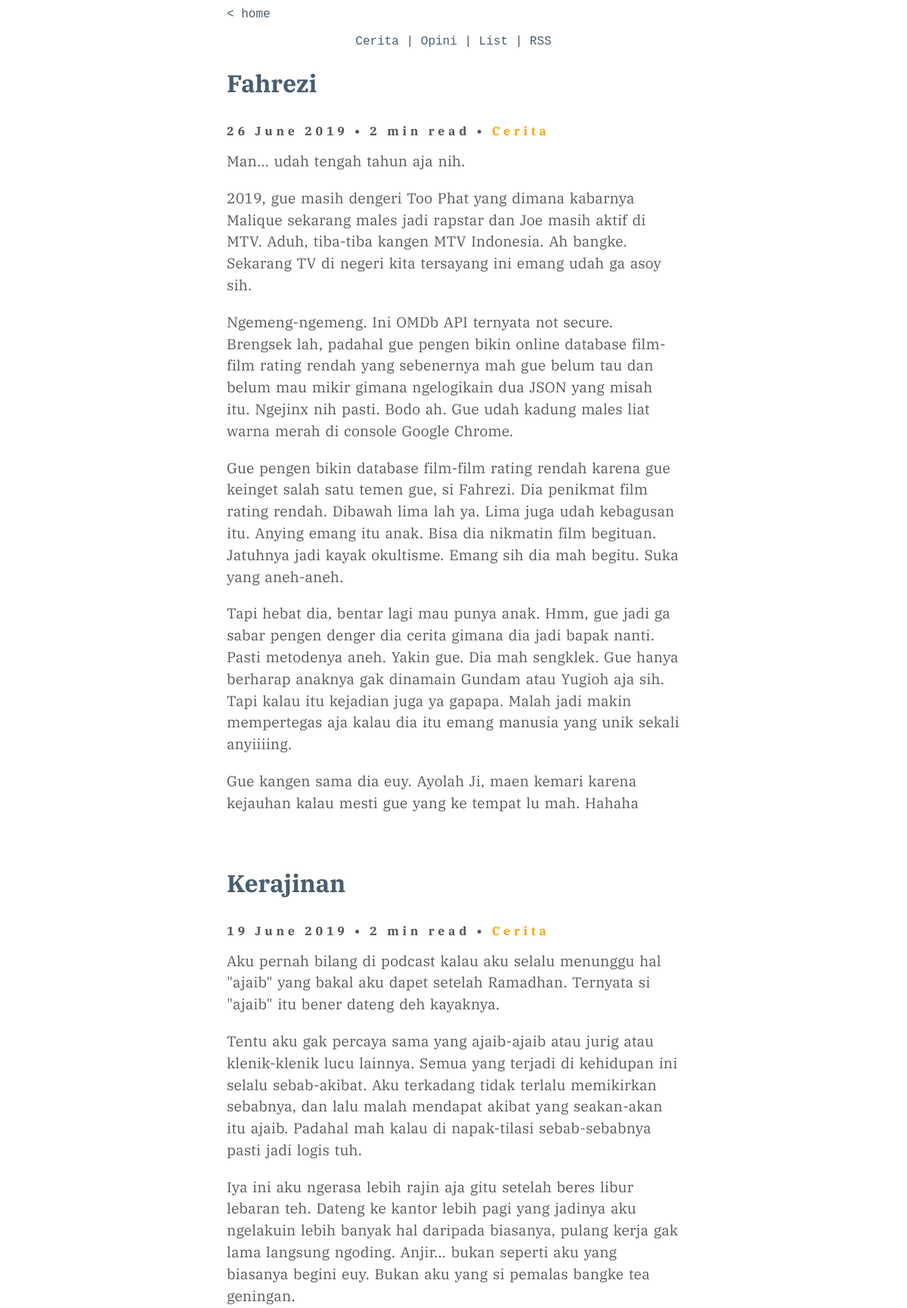
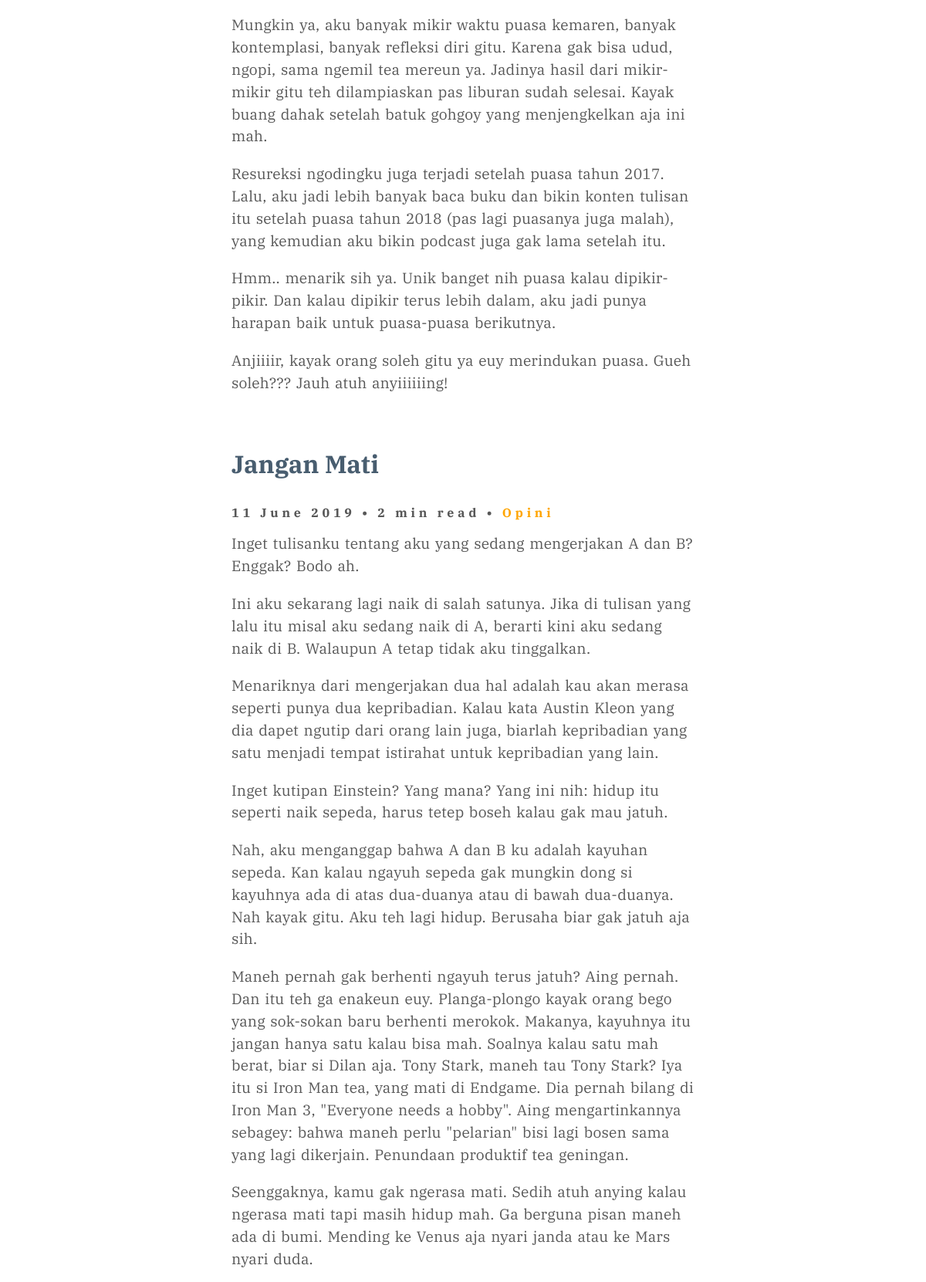
Screenshot of /blog.php (upper part) with the database file from the repository (2 pictures, top to bottom).
### tables this page shows
CREATE TABLE `blogpost` (
  `id` int(11) NOT NULL AUTO_INCREMENT,
  `judul` varchar(250) NOT NULL,
  `isi` text NOT NULL,
  `waktu` timestamp NOT NULL DEFAULT CURRENT_TIMESTAMP,
  `tag` varchar(20) NOT NULL,
  `slug` varchar(100) NOT NULL,
  PRIMARY KEY (`id`)
);

### app/functions/functions.php (called while the page is built, shortened)
<?php
function tampilkanBlogLimit() {
	global $link, $start, $perPage;
	$query = "SELECT * FROM blogpost ORDER BY id DESC LIMIT $start, $perPage";
	$result = mysqli_query($link, $query) or die ('gagal nampilin data blog');
	return $result;
}

### blog.php (the view, shortened to what this page needs)
<?php
require_once "app/templates/header.php";
$perPage   = 3;
$pageNow   = isset($_GET['page']) ? $_GET['page'] : 1;
$start     = ($pageNow > 1) ? ($pageNow * $perPage) - $perPage : 0;
$blogLimit = tampilkanBlogLimit();
?>
<div class="homelinkblog">
	<p><a href="<?=BASEURL;?>">&lt; home</a></p>
	<br>
	<center>
		<p><a href="post/tag/cerita">Cerita</a> | <a href="post/tag/opini">Opini</a> | <a href="postlist">List</a> | <a href="public/feed/rssblog">RSS</a></p>
	</center>
</div>
<?php
while($row = mysqli_fetch_assoc($blogLimit)):
$pecah = explode("\r\n\r\n", $row['isi']);
$text = "";
for($i=0; $i<=count($pecah)-1; $i++)
{
    $part = str_replace($pecah[$i], "<p class='content'>".$pecah[$i]."</p><br>", $pecah[$i]);
    $text .= $part;
}
$readtime = str_word_count($row['isi'])/200;
if ($readtime >= 1)
{
	$readtime = ceil($readtime) . ' min read';
} else {
	$readtime = ceil($readtime * 60) . ' sec read';
}
?>
<div class="artikel">
	<div class="title">
		<h1><a href="blog/<?=$row['slug'];?>"><?= $row['judul']; ?></a></h1>
	</div>
	<div class="aftertitle"><?= date('d F Y', strtotime($row['waktu'])); ?> • <?=$readtime;?> • <a href="post/tag/<?=$row['tag'];?>"><?= $row['tag']; ?></a></div>
	<p class="content"><?=$text;?></p>
</div>
<?php endwhile;?>
<?php require_once	"app/templates/footer.php";?>

### public/css/style.css (style rules this page uses)
* { margin: 0; padding: 0; }
a { color: #485d6f; }
a:link { text-decoration: none; }
.homelinkblog { font-family: 'Courier', serif; margin-top: 10px; margin-bottom: 25px; }
.aftertitle { font-weight: bold; margin-top: 2rem; margin-bottom: 1rem; letter-spacing: 0.3rem; }
.aftertitle a { color: orange; }
.artikel { margin-bottom: 50px; }
.content { word-spacing: 2px; letter-spacing: .00836rem; font-size: 1.2rem; line-height: 1.8rem; }

### rows the page displays
blogpost: judul "Fahrezi", waktu "26 June 2019", isi "2 min read", tag "Cerita", isi "Man... udah tengah tahun aja nih. 2019, gue masih dengeri Too Phat yang dimana kabarnya Malique sekarang males jadi rapstar dan Joe masih aktif di MTV. Aduh, tiba-tiba kangen MTV Indonesia. Ah bangke. Sekarang TV di negeri kita tersayang ini emang udah ga asoy sih. Ngemeng-ngemeng. Ini OMDb API ternyata not secure. Brengsek lah, padahal gue pengen bikin online database film-film rating rendah yang sebenernya mah gue belum tau dan belum mau mikir gimana ngelogikain dua JSON yang misah itu. Ngejinx nih pasti. Bodo ah. Gue udah kadung males liat warna merah di console Google Chrome. Gue pengen bikin database film-film rating rendah karena gue keinget salah satu temen gue, si Fahrezi. Dia…"
blogpost: judul "Kerajinan", waktu "19 June 2019", isi "2 min read", tag "Cerita", isi "Aku pernah bilang di podcast kalau aku selalu menunggu hal \"ajaib\" yang bakal aku dapet setelah Ramadhan. Ternyata si \"ajaib\" itu bener dateng deh kayaknya. Tentu aku gak percaya sama yang ajaib-ajaib atau jurig atau klenik-klenik lucu lainnya. Semua yang terjadi di kehidupan ini selalu sebab-akibat. Aku terkadang tidak terlalu memikirkan sebabnya, dan lalu malah mendapat akibat yang seakan-akan itu ajaib. Padahal mah kalau di napak-tilasi sebab-sebabnya pasti jadi logis tuh. Iya ini aku ngerasa lebih rajin aja gitu setelah beres libur lebaran teh. Dateng ke kantor lebih pagi yang jadinya aku ngelakuin lebih banyak hal daripada biasanya, pulang kerja gak lama langsung ngoding. Anjir...…"
blogpost: judul "Jangan Mati", waktu "11 June 2019", isi "2 min read", tag "Opini", isi "Inget tulisanku tentang aku yang sedang mengerjakan A dan B? Enggak? Bodo ah. Ini aku sekarang lagi naik di salah satunya. Jika di tulisan yang lalu itu misal aku sedang naik di A, berarti kini aku sedang naik di B. Walaupun A tetap tidak aku tinggalkan. Menariknya dari mengerjakan dua hal adalah kau akan merasa seperti punya dua kepribadian. Kalau kata Austin Kleon yang dia dapet ngutip dari orang lain juga, biarlah kepribadian yang satu menjadi tempat istirahat untuk kepribadian yang lain. Inget kutipan Einstein? Yang mana? Yang ini nih: hidup itu seperti naik sepeda, harus tetep boseh kalau gak mau jatuh. Nah, aku menganggap bahwa A dan B ku adalah kayuhan sepeda. Kan kalau ngayuh sepeda…"
